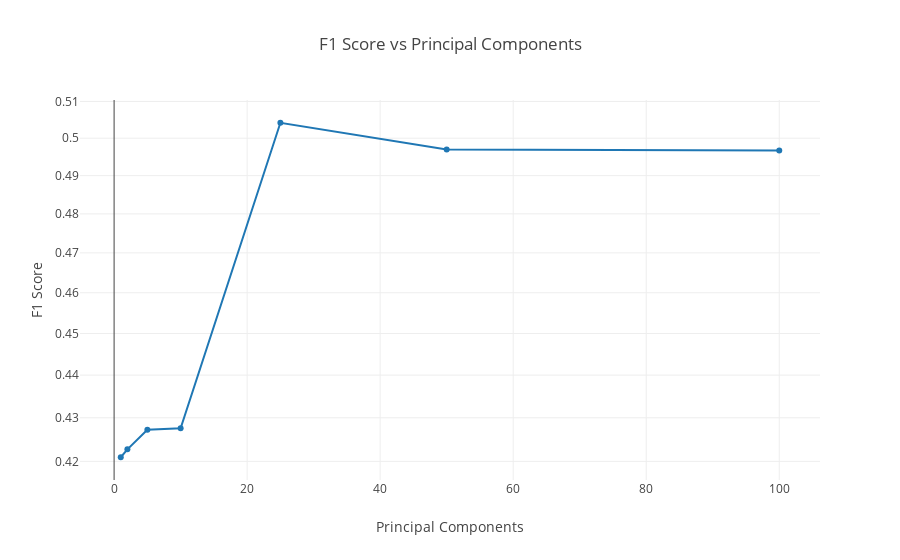

The cell this chart's notebook holds for it:
### Code cell
trace0 = go.Scatter(x=n_components, y=f1_scores, mode='lines+markers')

layout = go.Layout(title='F1 Score vs Principal Components',
                  xaxis=dict(title='Principal Components'),
                  yaxis=dict(title='F1 Score', type='log'))

fig = go.Figure([trace0], layout)

iplot(fig, filename='f1_score-vs-principal_components.html')

### Figure 1 — Plotly figure (JSON) as saved in the notebook; plotly's stock layout.template omitted (floating-point values rounded to 4 significant figures)
{"data": [{"mode": "lines+markers", "type": "scatter", "uid": "344bd0f6-a687-11e9-9a36-28c63f3df6d4", "x": [1, 2, 5, 10, 25, 50, 100], "y": [0.4209, 0.4227, 0.4272, 0.4276, 0.5042, 0.4969, 0.4967]}], "layout": {"title": "F1 Score vs Principal Components", "xaxis": {"title": "Principal Components"}, "yaxis": {"title": "F1 Score", "type": "log"}}}
